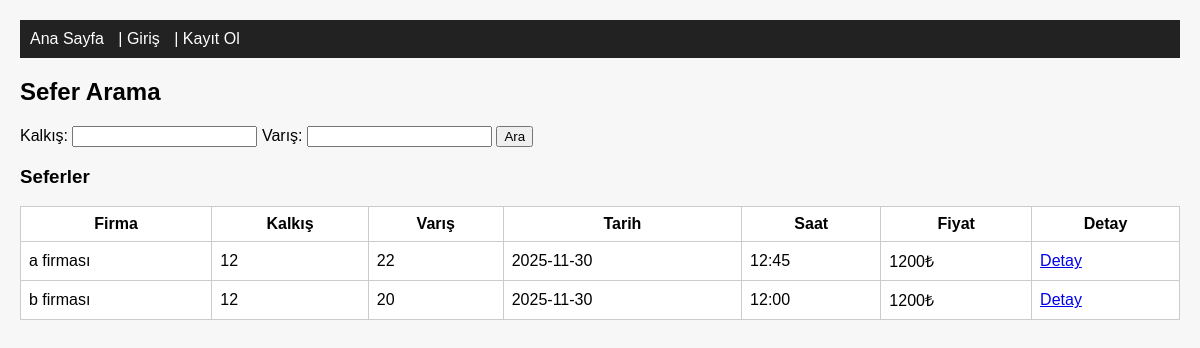
The page / on the database its author committed.
### tables this page shows
CREATE TABLE sefers (
    id INTEGER PRIMARY KEY AUTOINCREMENT,
    firma_id INTEGER,
    kalkis TEXT,
    varis TEXT,
    tarih DATE,
    saat TIME,
    fiyat REAL,
    koltuk_sayisi INTEGER
);

CREATE TABLE firmas (
    id INTEGER PRIMARY KEY AUTOINCREMENT,
    name TEXT
);

### functions.php (called while the page is built, shortened)
<?php
function sanitize($str) {
    return htmlspecialchars($str, ENT_QUOTES, 'UTF-8');
}
?>

### index.php (the view, shortened to what this page needs)
<?php
require_once 'config.php';
require_once 'functions.php';
$kalkis = $_GET['kalkis'] ?? '';
$varis  = $_GET['varis'] ?? '';
$query = "SELECT s.*, f.name as firma FROM sefers s JOIN firmas f ON s.firma_id=f.id";
$params = [];
$stmt = $db->prepare($query);
$stmt->execute($params);
$sefers = $stmt->fetchAll(PDO::FETCH_ASSOC);
?>
<!DOCTYPE html>
<html>
<head>
    <link rel="stylesheet" href="assets/css/style.css">
</head>
<body>
    <?php include 'menu.php'; ?>
    <h2>Sefer Arama</h2>
    <form method="get">
        Kalkış: <input name="kalkis" value="<?= sanitize($kalkis) ?>" required>
        Varış: <input name="varis" value="<?= sanitize($varis) ?>" required>
        <button type="submit">Ara</button>
    </form>
    <h3>Seferler</h3>
    <table>
        <tr><th>Firma</th><th>Kalkış</th><th>Varış</th><th>Tarih</th><th>Saat</th><th>Fiyat</th><th>Detay</th></tr>
        <?php foreach($sefers as $s): ?>
        <tr>
            <td><?= sanitize($s['firma']) ?></td>
            <td><?= sanitize($s['kalkis']) ?></td>
            <td><?= sanitize($s['varis']) ?></td>
            <td><?= sanitize($s['tarih']) ?></td>
            <td><?= sanitize($s['saat']) ?></td>
            <td><?= sanitize($s['fiyat']) ?>₺</td>
            <td><a href="sefer_detay.php?id=<?= $s['id'] ?>">Detay</a></td>
        </tr>
        <?php endforeach; ?>
    </table>
</body>
</html>

### assets/css/style.css (style rules this page uses)
body { font-family: Arial, sans-serif; background: #f7f7f7; margin: 20px; }
table { border-collapse: collapse; width: 100%; background: #fff; }
td, th { border: 1px solid #ccc; padding: 8px; }

### rows shown on the page
sefers: firma.name "a firması", kalkis "12", varis "22", tarih "2025-11-30", saat "12:45", fiyat "1200"
sefers: firma.name "b firması", kalkis "12", varis "20", tarih "2025-11-30", saat "12:00", fiyat "1200"
